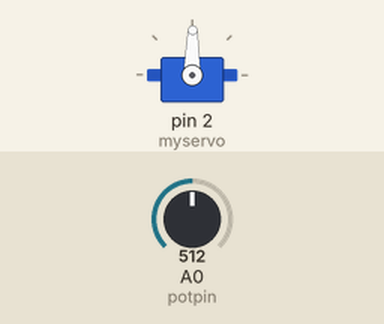
Recording of a sketch running on a simulated Arduino Uno, built with avr-gcc and run on an emulated ATmega328P. On the bench: servo. The test bench sets the inputs (shaded band); at power-on: A0 (potpin) = 512.

Above: at 1.2 s.
1.3 s: A0 (potpin) set to 716
At 1.9 s:
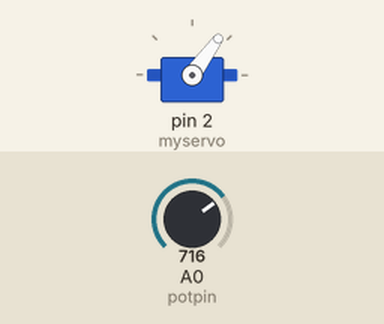
2.8 s: A0 (potpin) set to 900
At 4.0 s:
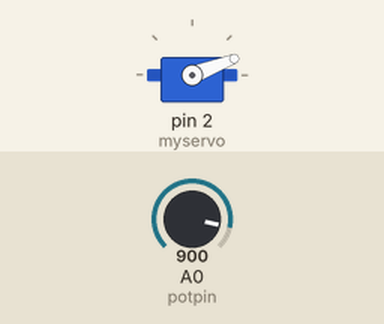
4.3 s: A0 (potpin) set to 1023
At 5.4 s:
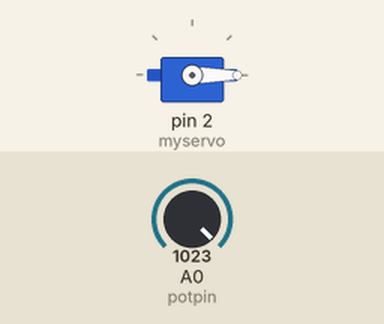
5.8 s: A0 (potpin) set to 306
At 6.2 s:
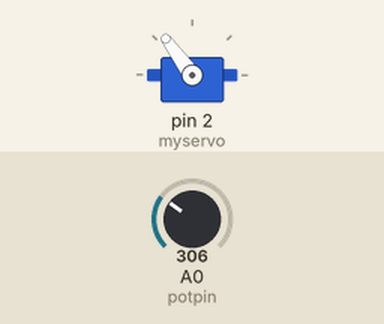
7.3 s: A0 (potpin) set to 122
At 7.7 s:
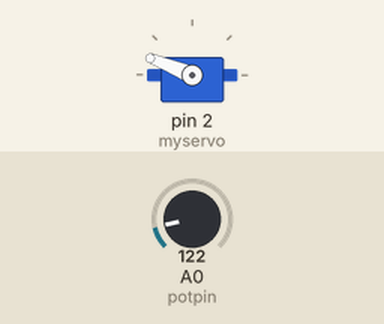
Timing chart, 0 to 9.8 s (numbered marks = the images above; inputs shaded):
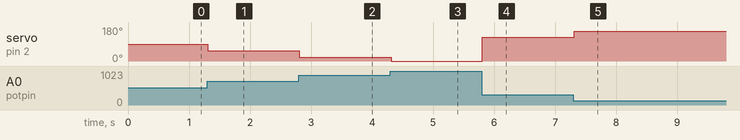

The sketch:

Servo_Motor.ino
```cpp
#include <Servo.h>

Servo myservo; // create servo object to control a servo

int potpin = 0;  // analog pin used to connect the potentiometer
int val;    // variable to read the value from the analog pin

void setup()
{
    myservo.attach(2); // attaches the servo on pin 2 to the servo object
}

void loop()
{
    val = analogRead(potpin);        // reads the value of the potentiometer (value between 0 and 1023)
    val = map(val, 1023, 0, 0, 180); // scale it to use it with the servo (value between 0 and 180)
    myservo.write(val);              // sets the servo position according to the scaled value
    delay(15);                       // waits for the servo to get there
}

// int pos = 0; // variable to store the servo position

// void loop()
// {
//     for (pos = 0; pos <= 180; pos += 10)
//     { // goes from 0 degrees to 180 degrees
//         // in steps of 1 degree
//         myservo.write(pos); // tell servo to go to position in variable 'pos'
//         delay(15);          // waits 15ms for the servo to reach the position
//     }
//     for (pos = 180; pos >= 0; pos -= 10)
//     {                       // goes from 180 degrees to 0 degrees
//         myservo.write(pos); // tell servo to go to position in variable 'pos'
//         delay(15);          // waits 15ms for the servo to reach the position
//     }
// }
```

Measured:
- after the input at 1.3 s, servo on pin 2 (myservo): 89° → 54° at once
- after the input at 2.8 s, servo on pin 2 (myservo): 54° → 21° at once
- after the input at 4.3 s, servo on pin 2 (myservo): 21° → 0° at once
- after the input at 5.8 s, servo on pin 2 (myservo): 0° → 126° at once
- after the input at 7.3 s, servo on pin 2 (myservo): 126° → 158° at once
